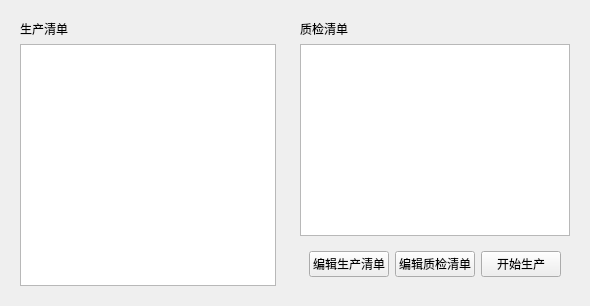
<?xml version="1.0" encoding="UTF-8"?>
<ui version="4.0">
 <class>ProcessPlanningWidget</class>
 <widget class="QWidget" name="ProcessPlanningWidget">
  <layout class="QHBoxLayout" name="processMainLayout">
   <!-- 左：生产清单 -->
   <item>
    <widget class="QWidget" name="productionPanel">
     <layout class="QVBoxLayout" name="prodLayout">
      <item>
       <widget class="QLabel" name="prodLabel">
        <property name="text"><string>生产清单</string></property>
       </widget>
      </item>
      <item>
       <widget class="QTextEdit" name="productionListTextEdit"/>
      </item>
     </layout>
    </widget>
   </item>

   <!-- 右：质检清单 -->
   <item>
    <widget class="QWidget" name="qualityPanel">
     <layout class="QVBoxLayout" name="qualLayout">
      <item>
       <widget class="QLabel" name="qualLabel">
        <property name="text"><string>质检清单</string></property>
       </widget>
      </item>
      <item>
       <widget class="QTextEdit" name="qualityListTextEdit"/>
      </item>
      <item>
       <widget class="QWidget" name="controlBar_process">
        <layout class="QHBoxLayout" name="controlLayout_process">
         <item>
          <widget class="QPushButton" name="editProductionButton">
           <property name="text"><string>编辑生产清单</string></property>
          </widget>
         </item>
         <item>
          <widget class="QPushButton" name="editQualityButton">
           <property name="text"><string>编辑质检清单</string></property>
          </widget>
         </item>
         <item>
          <widget class="QPushButton" name="startProductionButton">
           <property name="text"><string>开始生产</string></property>
          </widget>
         </item>
        </layout>
       </widget>
      </item>
     </layout>
    </widget>
   </item>
  </layout>
 </widget>
 <resources/>
 <connections/>
</ui>
